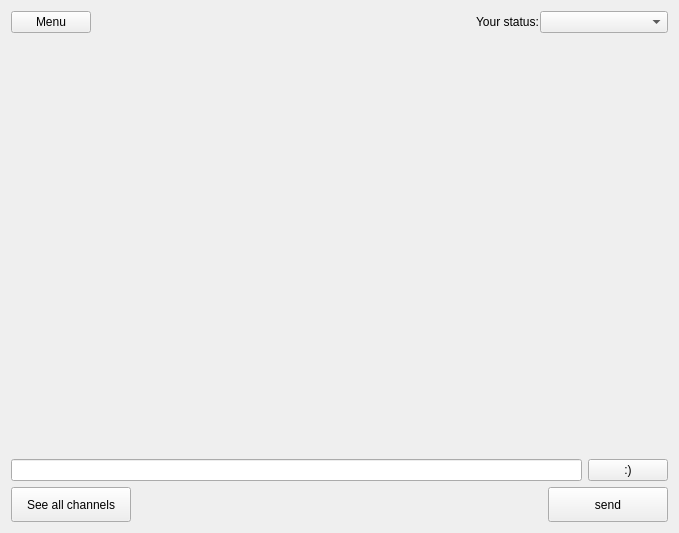
<?xml version="1.0" encoding="UTF-8"?>
<ui version="4.0">
 <class>ChatWindow</class>
 <widget class="QMainWindow" name="ChatWindow">
  <property name="windowModality">
   <enum>Qt::NonModal</enum>
  </property>
  <property name="geometry">
   <rect>
    <x>0</x>
    <y>0</y>
    <width>679</width>
    <height>533</height>
   </rect>
  </property>
  <property name="minimumSize">
   <size>
    <width>483</width>
    <height>533</height>
   </size>
  </property>
  <property name="maximumSize">
   <size>
    <width>1440</width>
    <height>16777215</height>
   </size>
  </property>
  <property name="windowTitle">
   <string>Client</string>
  </property>
  <property name="tabShape">
   <enum>QTabWidget::Rounded</enum>
  </property>
  <widget class="QWidget" name="centralWidget">
   <layout class="QVBoxLayout" name="verticalLayout">
    <item>
     <layout class="QVBoxLayout" name="generalLayout" stretch="1,15,1,2">
      <property name="sizeConstraint">
       <enum>QLayout::SetDefaultConstraint</enum>
      </property>
      <item>
       <layout class="QHBoxLayout" name="infoLayout" stretch="0,6,1,2">
        <property name="spacing">
         <number>0</number>
        </property>
        <property name="leftMargin">
         <number>0</number>
        </property>
        <item>
         <widget class="QPushButton" name="menuButton">
          <property name="text">
           <string>Menu</string>
          </property>
         </widget>
        </item>
        <item>
         <spacer name="statusSpacer">
          <property name="orientation">
           <enum>Qt::Horizontal</enum>
          </property>
          <property name="sizeHint" stdset="0">
           <size>
            <width>40</width>
            <height>20</height>
           </size>
          </property>
         </spacer>
        </item>
        <item>
         <widget class="QLabel" name="statusLabel">
          <property name="text">
           <string>Your status:</string>
          </property>
         </widget>
        </item>
        <item>
         <widget class="QComboBox" name="statusComboBox"/>
        </item>
       </layout>
      </item>
      <item>
       <layout class="QHBoxLayout" name="chatLayout"/>
      </item>
      <item>
       <layout class="QHBoxLayout" name="messageLayout">
        <item>
         <widget class="QLineEdit" name="messageEdit">
          <property name="enabled">
           <bool>true</bool>
          </property>
         </widget>
        </item>
        <item>
         <widget class="QPushButton" name="smilesPushButton">
          <property name="text">
           <string>:)</string>
          </property>
         </widget>
        </item>
       </layout>
      </item>
      <item>
       <layout class="QHBoxLayout" name="buttonsLayout">
        <property name="spacing">
         <number>0</number>
        </property>
        <property name="sizeConstraint">
         <enum>QLayout::SetDefaultConstraint</enum>
        </property>
        <property name="topMargin">
         <number>0</number>
        </property>
        <item>
         <widget class="QPushButton" name="allChannelsPushButton">
          <property name="minimumSize">
           <size>
            <width>120</width>
            <height>35</height>
           </size>
          </property>
          <property name="text">
           <string>See all channels</string>
          </property>
         </widget>
        </item>
        <item>
         <spacer name="buttonsSpacer">
          <property name="orientation">
           <enum>Qt::Horizontal</enum>
          </property>
          <property name="sizeHint" stdset="0">
           <size>
            <width>40</width>
            <height>20</height>
           </size>
          </property>
         </spacer>
        </item>
        <item>
         <widget class="QPushButton" name="sendButton">
          <property name="sizePolicy">
           <sizepolicy hsizetype="Minimum" vsizetype="Fixed">
            <horstretch>0</horstretch>
            <verstretch>0</verstretch>
           </sizepolicy>
          </property>
          <property name="minimumSize">
           <size>
            <width>120</width>
            <height>35</height>
           </size>
          </property>
          <property name="text">
           <string>send</string>
          </property>
         </widget>
        </item>
       </layout>
      </item>
     </layout>
    </item>
   </layout>
  </widget>
 </widget>
 <layoutdefault spacing="6" margin="11"/>
 <tabstops>
  <tabstop>messageEdit</tabstop>
 </tabstops>
 <resources/>
 <connections/>
</ui>
